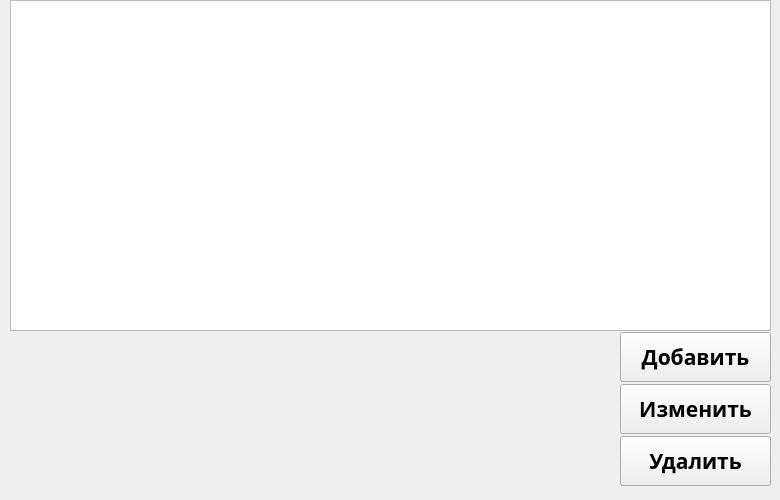
    <widget class="QWidget" name="suppliersTab">
     <attribute name="title">
      <string>Поставщики</string>
     </attribute>
     <widget class="QTableWidget" name="suppliersTableWidget">
      <property name="geometry">
       <rect>
        <x>10</x>
        <y>0</y>
        <width>761</width>
        <height>331</height>
       </rect>
      </property>
     </widget>
     <widget class="QWidget" name="verticalLayoutWidget_10">
      <property name="geometry">
       <rect>
        <x>620</x>
        <y>330</y>
        <width>151</width>
        <height>161</height>
       </rect>
      </property>
      <layout class="QVBoxLayout" name="verticalLayout_10">
       <property name="spacing">
        <number>0</number>
       </property>
       <item>
        <widget class="QPushButton" name="suppliersAddButton">
         <property name="minimumSize">
          <size>
           <width>0</width>
           <height>50</height>
          </size>
         </property>
         <property name="font">
          <font>
           <family>Avenir</family>
           <pointsize>16</pointsize>
           <weight>75</weight>
           <bold>true</bold>
          </font>
         </property>
         <property name="text">
          <string>Добавить</string>
         </property>
        </widget>
       </item>
       <item>
        <widget class="QPushButton" name="suppliersEditButton">
         <property name="minimumSize">
          <size>
           <width>0</width>
           <height>50</height>
          </size>
         </property>
         <property name="font">
          <font>
           <family>Avenir</family>
           <pointsize>16</pointsize>
           <weight>75</weight>
           <bold>true</bold>
          </font>
         </property>
         <property name="text">
          <string>Изменить</string>
         </property>
        </widget>
       </item>
       <item>
        <widget class="QPushButton" name="suppliersDeleteButton">
         <property name="minimumSize">
          <size>
           <width>0</width>
           <height>50</height>
          </size>
         </property>
         <property name="font">
          <font>
           <family>Avenir</family>
           <pointsize>16</pointsize>
           <weight>75</weight>
           <bold>true</bold>
          </font>
         </property>
         <property name="text">
          <string>Удалить</string>
         </property>
        </widget>
       </item>
      </layout>
     </widget>
    </widget>
